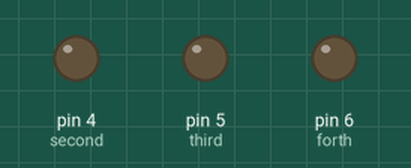
This sketch was run on a simulated Arduino Uno, built with avr-gcc and run on an emulated ATmega328P. On the bench: output pins drawn as LEDs (lit = HIGH). Pins used as bus, display or sensor lines are not drawn.

Above: at 0.2 s.
At 1.2 s:
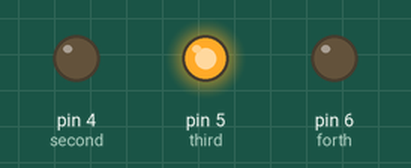
At 2.7 s:
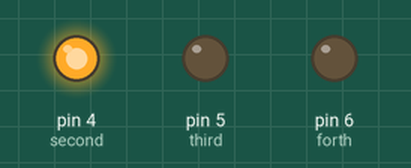
At 3.7 s:
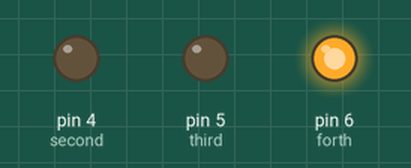
Timing chart, 0 to 4.6 s (numbered marks = the images above):
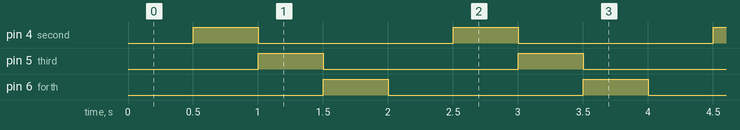

The sketch:

leds.ino
```cpp
int first = 3;
int second = 4;
int third = 5;
int forth = 6;
int d = 500;
void setup() {
  // put your setup code here, to run once:
  pinMode(first, OUTPUT);
  pinMode(second, OUTPUT);
  pinMode(third, OUTPUT);
  pinMode(forth, OUTPUT);

}

void loop() {
  digitalWrite(first, HIGH);
  delay(d);
  digitalWrite(first, LOW);
  digitalWrite(second, HIGH);
  delay(d);
  digitalWrite(second, LOW);
  digitalWrite(third, HIGH);
  delay(d);
  digitalWrite(third, LOW);
  digitalWrite(forth, HIGH);
  delay(d);
  digitalWrite(forth, LOW);

}
```

Measured:
- by itself, pin 4 (second), pin 5 (third), pin 6 (forth): alternates HIGH for 0.50 s and LOW for 1.5 s
- by itself, everything shown: repeats every 2.0 s, in 4 steps
